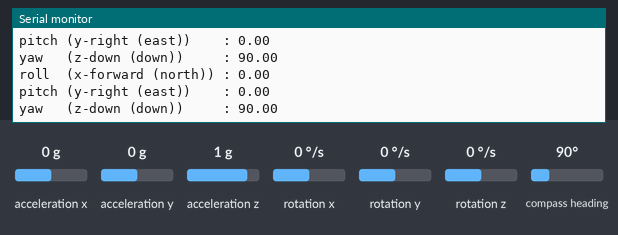
Simulated run of this sketch. Board: Arduino Uno, built with avr-gcc and run on an emulated ATmega328P. Shown: the last lines printed to the serial monitor. Inputs (shaded band) come from the test bench; at power-on: acceleration x 0 g, acceleration y 0 g, acceleration z 1 g, compass heading 90°, rotation x 0 °/s, rotation y 0 °/s, rotation z 0 °/s.

Above: at 3.2 s.
3.3 s: acceleration x set to -1.4 g
At 4.2 s:
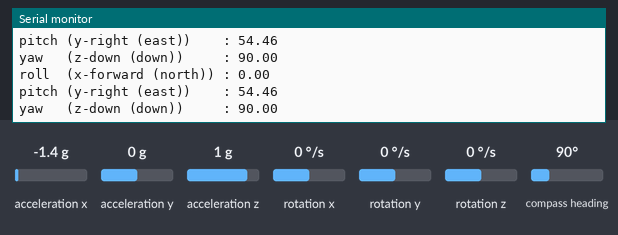
6.3 s: acceleration y set to -1.4 g
At 6.9 s:
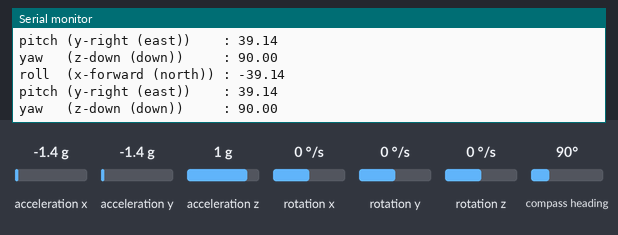
7.8 s: acceleration z set to -1.4 g
At 8.5 s:
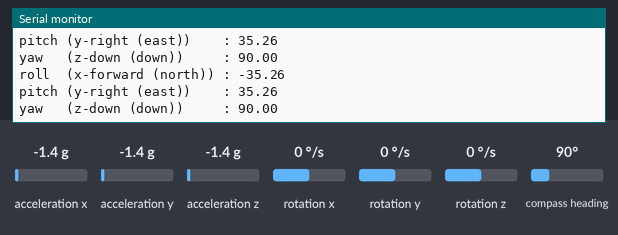
9.3 s: compass heading set to 7°
At 10.3 s:
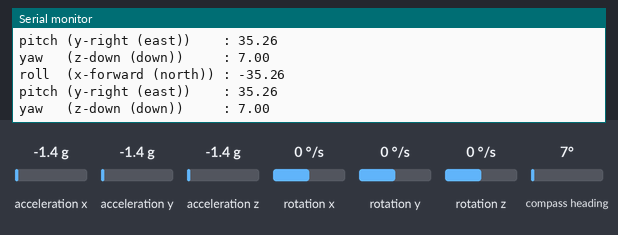
Timing chart, 0 to 11.8 s (numbered marks = the images above; inputs shaded):
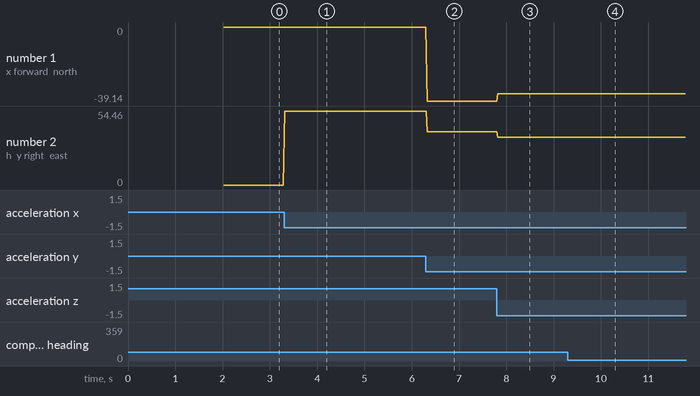

The sketch:

MPU9250Measure.ino
```cpp
#include "MPU9250.h"

MPU9250 mpu;

void setup()
{
    Serial.begin(115200);
    Wire.begin();

    delay(2000);
    mpu.setup();
}

void loop()
{
    static uint32_t prev_ms = millis();
    if ((millis() - prev_ms) > 16)
    {
        mpu.update();
        mpu.print();

        Serial.print("roll  (x-forward (north)) : ");
        Serial.println(mpu.getRoll());
        Serial.print("pitch (y-right (east))    : ");
        Serial.println(mpu.getPitch());
        Serial.print("yaw   (z-down (down))     : ");
        Serial.println(mpu.getYaw());

        prev_ms = millis();
    }
}
```

Measured:
- after the input at 3.3 s, the serial monitor: prints a new line at once (image 1)
- after the input at 6.3 s, the serial monitor: prints a new line at once (image 2)
- after the input at 7.8 s, the serial monitor: prints a new line at once (image 3)
- after the input at 9.3 s, the serial monitor: prints a new line at once (image 4)
- plotted number 1: 0 → -39.14 after the input at 6.3 s, -39.14 → -35.26 after the input at 7.8 s
- plotted number 2: 0 → 54.46 after the input at 3.3 s, 54.46 → 39.14 after the input at 6.3 s, 39.14 → 35.26 after the input at 7.8 s
